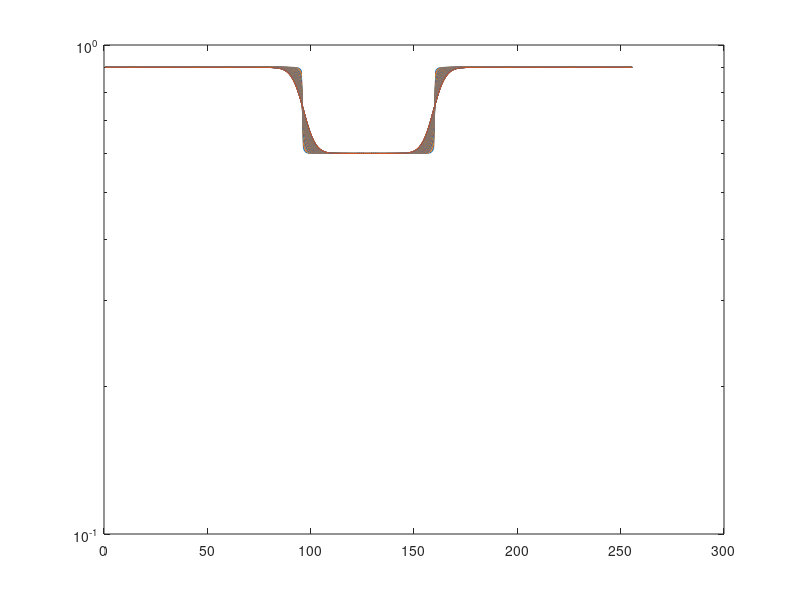

Reproduce this figure in MATLAB.
%% Initialization.
clear
clc
close all hidden

%% Measurement parameters.
delta_t = 0.25; % s
number_of_post_bleach_images = 100;
number_of_pixels = 256;
number_of_pad_pixels = 0;
r_bleach_region = 32; % pixels

intensity_inside_bleach_region = 0.6;
intensity_outside_bleach_region = 0.9;

%% Particle parameters.
D = 400; % pixels^2 / s
k_on = 10.0; % 1/s
k_off = 0.5; % 1/s

p_free = k_off / ( k_on + k_off );
p_bound = k_on / ( k_on + k_off );

%% Generate post bleach image data for pure diffusion.

% Initial condition. Create a high resolution initial condition which is 
% then downsampled to avoid too sharp edges.


X = 1:(number_of_pixels + 2 * number_of_pad_pixels);
X = X - 0.5;
xc = number_of_pad_pixels + number_of_pixels / 2;

U0 = zeros(size(X));
U0( (X - xc).^2 <= ( r_bleach_region)^2 ) = intensity_inside_bleach_region;
U0( (X - xc).^2 > ( r_bleach_region)^2 ) = intensity_outside_bleach_region;

% sigma = 7.5;
% U0 = intensity_outside_bleach_region - (intensity_outside_bleach_region - intensity_inside_bleach_region) * exp( -(X - xc).^2 / (2*sigma^2));

% Distribute bound and free according to their marginal distribution,
% defined by p_free and p_bound.
B0 = p_bound * U0;
U0 = p_free * U0;

% figure, plot(X, U0+B0)
% return

% clear X


%% FFT of initial conditions.

F_U0 = fftshift(fft(U0));
F_B0 = fftshift(fft(B0));

%% FFT space time evolution of PDE system.

F_image_data_post_bleach_u = zeros(number_of_pixels, number_of_post_bleach_images);
F_image_data_post_bleach_b = zeros(number_of_pixels, number_of_post_bleach_images);
image_data_post_bleach_u = zeros(number_of_pixels, number_of_post_bleach_images);
image_data_post_bleach_b = zeros(number_of_pixels, number_of_post_bleach_images);

XSI = -number_of_pixels/2:number_of_pixels/2-1;
XSI = XSI / number_of_pixels;
XSISQ = XSI.^2;

T = delta_t * (1:number_of_post_bleach_images);

for t = 1:number_of_post_bleach_images
    for i = 1:number_of_pixels
        disp([t, i])
        A = [- D * XSISQ(i) - k_on, k_off ; k_on, - k_off];
        c_vector_hat = expm( A * T(t) ) * [F_U0(i) ; F_B0(i)];
        
        F_image_data_post_bleach_u(i, t) = c_vector_hat(1);
        F_image_data_post_bleach_b(i, t) = c_vector_hat(2);
    end
end

for i = 1:number_of_post_bleach_images
    image_data_post_bleach_u(:, i) = abs(ifft(ifftshift(F_image_data_post_bleach_u(:, i))));
    image_data_post_bleach_b(:, i) = abs(ifft(ifftshift(F_image_data_post_bleach_b(:, i))));
end

FRAP = image_data_post_bleach_u + image_data_post_bleach_b;
semilogy(X, FRAP)

% figure, imagesc(abs(image_data_post_bleach_u(:,:,i))+abs(image_data_post_bleach_b(:,:,i)))

% imagesc(reshape(FRAP, [number_of_pixels, number_of_pixels*number_of_post_bleach_images]))
% axis 'equal'



% 
